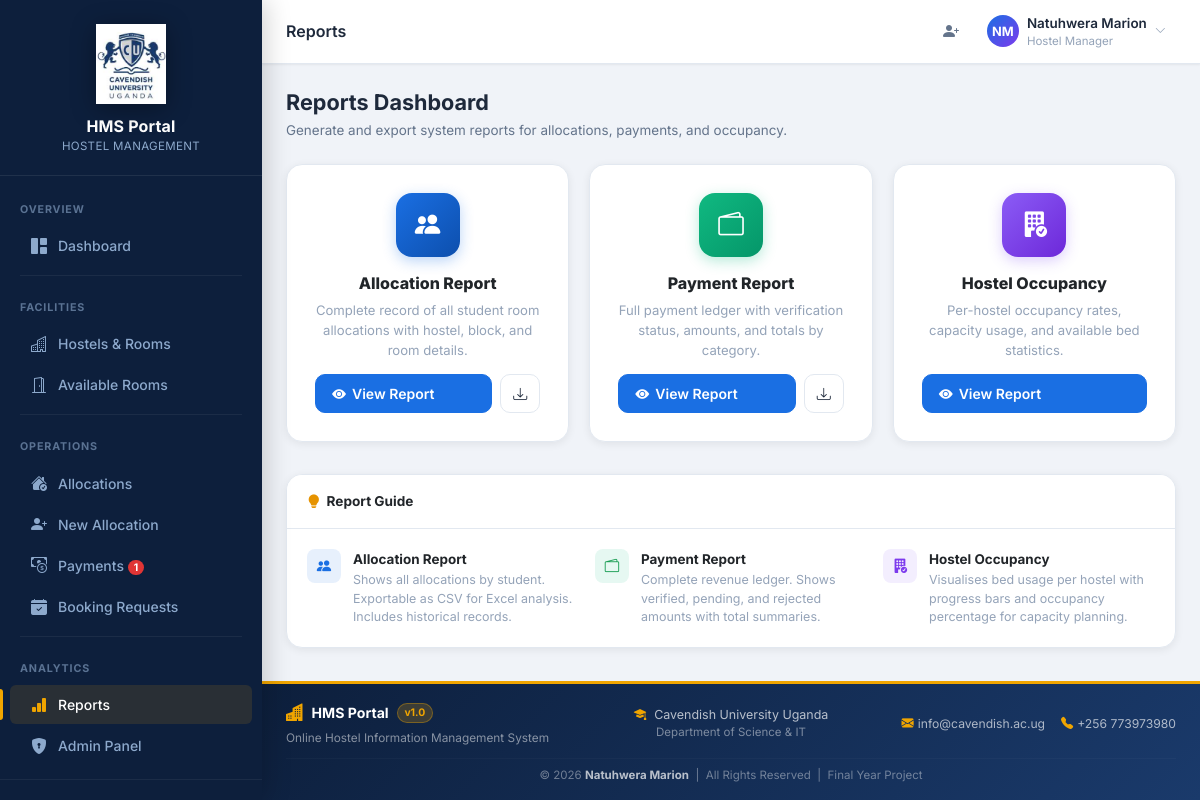
The page /reports/ (signed in) on the database its author committed.
### users/models.py (models this page shows, shortened)
class CustomUser(AbstractUser):
    is_student = models.BooleanField(default=False, help_text="Designates if user is a student")
    is_manager = models.BooleanField(default=False, help_text="Designates if user is a hostel manager/admin")
    department = models.CharField(max_length=100, blank=True, null=True)
    level = models.CharField(max_length=20, blank=True, null=True, help_text="e.g., 100, 200, 300, 400")
    phone_number = models.CharField(max_length=15, blank=True, null=True)
    student_id = models.CharField(max_length=50, unique=True, blank=True, null=True)
    date_of_birth = models.DateField(blank=True, null=True)
    gender = models.CharField(max_length=10, choices=[('Male', 'Male'), ('Female', 'Female')], blank=True, null=True)
    photo = models.ImageField(upload_to='profile_photos/', blank=True, null=True, help_text="Profile photo")
    class Meta:
        verbose_name = "User"
        verbose_name_plural = "Users"

### reports/views.py (the view)
# urls.py: path('', views.reports_dashboard, name='reports_dashboard'),
@login_required
@manager_required
def reports_dashboard(request):
    return render(request, 'reports/reports_dashboard.html')

### users/context_processors.py (called while the page is built)
def sidebar_counts(request):
    if not request.user.is_authenticated:
        return {}
    if not (request.user.is_manager or request.user.is_staff):
        return {}
    from payments.models import Payment
    from allocations.models import BookingRequest
    return {
        'pending_payments_count': Payment.objects.filter(status='pending').count(),
        'pending_booking_requests_count': BookingRequest.objects.filter(status='pending').count(),
    }

### templates/reports/reports_dashboard.html (shortened to what this page needs)
{% extends 'base.html' %}
{% block breadcrumb %}Reports{% endblock %}
{% block content %}
<div class="page-header animate-in">
  <div>
    <h2>Reports Dashboard</h2>
    <p>Generate and export system reports for allocations, payments, and occupancy.</p>
  </div>
</div>
<div style="display:grid;grid-template-columns:repeat(auto-fill,minmax(280px,1fr));gap:20px;margin-bottom:32px;">
  <div class="card animate-in" style="animation-delay:0ms;">
    <div style="padding:28px;display:flex;flex-direction:column;align-items:center;text-align:center;gap:14px;">
      <div style="width:64px;height:64px;border-radius:16px;background:linear-gradient(135deg,#1a6fe3,#0d4fad);display:flex;align-items:center;justify-content:center;box-shadow:0 4px 14px rgba(26,111,227,.3);">
        <i class="bi bi-people-fill" style="font-size:1.6rem;color:#fff;"></i>
      </div>
      <div>
        <div style="font-weight:800;font-size:1rem;margin-bottom:6px;">Allocation Report</div>
        <div style="font-size:.82rem;color:var(--text-3);line-height:1.5;">Complete record of all student room allocations with hostel, block, and room details.</div>
      </div>
      <div style="display:flex;gap:8px;width:100%;">
        <a href="{% url 'allocation_report' %}" class="btn btn-primary" style="flex:1;">
          <i class="bi bi-eye-fill"></i> View Report
        </a>
        <a href="{% url 'allocation_report' %}?format=csv" class="btn btn-outline" style="padding:8px 12px;" title="Export CSV">
          <i class="bi bi-download"></i>
        </a>
      </div>
    </div>
  </div>
  <div class="card animate-in" style="animation-delay:80ms;">
    <div style="padding:28px;display:flex;flex-direction:column;align-items:center;text-align:center;gap:14px;">
      <div style="width:64px;height:64px;border-radius:16px;background:linear-gradient(135deg,#10b981,#059669);display:flex;align-items:center;justify-content:center;box-shadow:0 4px 14px rgba(16,185,129,.3);">
        <i class="bi bi-wallet2" style="font-size:1.6rem;color:#fff;"></i>
      </div>
      <div>
        <div style="font-weight:800;font-size:1rem;margin-bottom:6px;">Payment Report</div>
        <div style="font-size:.82rem;color:var(--text-3);line-height:1.5;">Full payment ledger with verification status, amounts, and totals by category.</div>
      </div>
      <div style="display:flex;gap:8px;width:100%;">
        <a href="{% url 'payment_report' %}" class="btn btn-primary" style="flex:1;">
          <i class="bi bi-eye-fill"></i> View Report
        </a>
        <a href="{% url 'payment_report' %}?format=csv" class="btn btn-outline" style="padding:8px 12px;" title="Export CSV">
          <i class="bi bi-download"></i>
        </a>
      </div>
    </div>
  </div>
  <div class="card animate-in" style="animation-delay:160ms;">
    <div style="padding:28px;display:flex;flex-direction:column;align-items:center;text-align:center;gap:14px;">
      <div style="width:64px;height:64px;border-radius:16px;background:linear-gradient(135deg,#8b5cf6,#6d28d9);display:flex;align-items:center;justify-content:center;box-shadow:0 4px 14px rgba(139,92,246,.3);">
        <i class="bi bi-building-fill-check" style="font-size:1.6rem;color:#fff;"></i>
      </div>
      <div>
        <div style="font-weight:800;font-size:1rem;margin-bottom:6px;">Hostel Occupancy</div>
        <div style="font-size:.82rem;color:var(--text-3);line-height:1.5;">Per-hostel occupancy rates, capacity usage, and available bed statistics.</div>
      </div>
      <div style="display:flex;gap:8px;width:100%;">
        <a href="{% url 'hostel_occupancy_report' %}" class="btn btn-primary" style="flex:1;">
          <i class="bi bi-eye-fill"></i> View Report
        </a>
      </div>
    </div>
  </div>
</div>
<div class="card animate-in" style="animation-delay:240ms;">
  <div class="card-header">
    <span style="font-weight:700;font-size:.85rem;"><i class="bi bi-lightbulb-fill" style="color:var(--warning);margin-right:6px;"></i>Report Guide</span>
  </div>
  <div class="card-body">
    <div style="display:grid;grid-template-columns:repeat(auto-fill,minmax(240px,1fr));gap:16px;">
      <div style="display:flex;gap:12px;">
        <div style="width:34px;height:34px;border-radius:8px;background:rgba(26,111,227,.1);display:flex;align-items:center;justify-content:center;flex-shrink:0;">
          <i class="bi bi-people-fill" style="color:var(--primary);font-size:.9rem;"></i>
        </div>
        <div>
          <div style="font-weight:700;font-size:.84rem;margin-bottom:2px;">Allocation Report</div>
          <div style="font-size:.78rem;color:var(--text-3);line-height:1.5;">Shows all allocations by student. Exportable as CSV for Excel analysis. Includes historical records.</div>
        </div>
      </div>
      <div style="display:flex;gap:12px;">
        <div style="width:34px;height:34px;border-radius:8px;background:rgba(16,185,129,.1);display:flex;align-items:center;justify-content:center;flex-shrink:0;">
          <i class="bi bi-wallet2" style="color:var(--success);font-size:.9rem;"></i>
        </div>
        <div>
          <div style="font-weight:700;font-size:.84rem;margin-bottom:2px;">Payment Report</div>
          <div style="font-size:.78rem;color:var(--text-3);line-height:1.5;">Complete revenue ledger. Shows verified, pending, and rejected amounts with total summaries.</div>
        </div>
      </div>
      <div style="display:flex;gap:12px;">
        <div style="width:34px;height:34px;border-radius:8px;background:rgba(139,92,246,.1);display:flex;align-items:center;justify-content:center;flex-shrink:0;">
          <i class="bi bi-building-fill-check" style="color:var(--purple);font-size:.9rem;"></i>
        </div>
        <div>
          <div style="font-weight:700;font-size:.84rem;margin-bottom:2px;">Hostel Occupancy</div>
          <div style="font-size:.78rem;color:var(--text-3);line-height:1.5;">Visualises bed usage per hostel with progress bars and occupancy percentage for capacity planning.</div>
        </div>
      </div>
    </div>
  </div>
</div>
{% endblock %}

### templates/base.html (shortened to what this page needs)
{% load static %}
<!DOCTYPE html>
<html lang="en">
<head>
  <link href="https://cdn.jsdelivr.net/npm/bootstrap@5.3.2/dist/css/bootstrap.min.css" rel="stylesheet">
  <link href="https://cdn.jsdelivr.net/npm/bootstrap-icons@1.11.3/font/bootstrap-icons.min.css" rel="stylesheet">
  <link href="{% static 'css/style.css' %}" rel="stylesheet">
</head>
<body>
{% if user.is_authenticated %}
<div class="app-layout">
  <aside class="sidebar" id="sidebar">
    <div class="sb-brand" style="flex-direction:column;align-items:center;text-align:center;padding:24px 16px 20px;gap:10px;">
      <img src="{% static 'images/logo.png' %}" alt="HMS Logo"
           style="width:100%;max-width:160px;height:80px;object-fit:contain;filter:drop-shadow(0 4px 12px rgba(0,0,0,.35));">
      <div class="sb-brand-text">
        <span class="sb-brand-name" style="font-size:1rem;">HMS Portal</span>
        <span class="sb-brand-sub">Hostel Management</span>
      </div>
    </div>
    <nav class="sb-nav">
      {% if user.is_manager or user.is_staff %}
      <div class="sb-section-title">Overview</div>
      <a href="{% url 'admin_dashboard' %}"
         class="sb-link {% if request.resolver_match.url_name == 'admin_dashboard' %}active{% endif %}">
        <i class="bi bi-grid-1x2-fill sb-icon"></i>
        <span>Dashboard</span>
      </a>
      <div class="sb-divider"></div>
      <div class="sb-section-title">Facilities</div>
      <a href="{% url 'hostel_list' %}"
         class="sb-link {% if 'hostel' in request.resolver_match.url_name %}active{% endif %}">
        <i class="bi bi-buildings sb-icon"></i>
        <span>Hostels &amp; Rooms</span>
      </a>
      <a href="{% url 'available_rooms' %}"
         class="sb-link {% if request.resolver_match.url_name == 'available_rooms' %}active{% endif %}">
        <i class="bi bi-door-open sb-icon"></i>
        <span>Available Rooms</span>
      </a>
      <div class="sb-divider"></div>
      <div class="sb-section-title">Operations</div>
      <a href="{% url 'allocation_list' %}"
         class="sb-link {% if request.resolver_match.url_name == 'allocation_list' %}active{% endif %}">
        <i class="bi bi-house-check-fill sb-icon"></i>
        <span>Allocations</span>
      </a>
      <a href="{% url 'create_allocation' %}"
         class="sb-link {% if request.resolver_match.url_name == 'create_allocation' %}active{% endif %}">
        <i class="bi bi-person-plus-fill sb-icon"></i>
        <span>New Allocation</span>
      </a>
      <a href="{% url 'payment_list' %}"
         class="sb-link {% if request.resolver_match.url_name == 'payment_list' %}active{% endif %}">
        <i class="bi bi-cash-coin sb-icon"></i>
        <span>Payments
          {% if pending_payments_count and pending_payments_count > 0 %}
            <span class="sb-badge">{{ pending_payments_count }}</span>
          {% endif %}
        </span>
      </a>
      <a href="{% url 'booking_requests_admin' %}"
         class="sb-link {% if request.resolver_match.url_name == 'booking_requests_admin' %}active{% endif %}">
        <i class="bi bi-calendar-check-fill sb-icon"></i>
        <span>Booking Requests
        </span>
      </a>
      <div class="sb-divider"></div>
      <div class="sb-section-title">Analytics</div>
      <a href="{% url 'reports_dashboard' %}"
         class="sb-link {% if 'report' in request.resolver_match.url_name %}active{% endif %}">
        <i class="bi bi-bar-chart-fill sb-icon"></i>
        <span>Reports</span>
      </a>
      <a href="/admin/" class="sb-link">
        <i class="bi bi-shield-lock-fill sb-icon"></i>
        <span>Admin Panel</span>
      </a>
      {% endif %}
    </nav>
    <div class="sb-footer">
      <div class="sb-user" style="cursor:default;">
      </div>
    </div>
  </aside>
  <div class="main-wrapper">
    <header class="topbar">
      <div>
        {% block page_title %}<span class="topbar-title">{% block breadcrumb %}Dashboard{% endblock %}</span>{% endblock %}
      </div>
      <div class="topbar-actions">
        {% if user.is_manager or user.is_staff %}
        <a href="{% url 'create_allocation' %}" class="topbar-btn" title="New Allocation">
          <i class="bi bi-person-plus-fill"></i>
        </a>
        {% endif %}
        <div class="dropdown">
          <div class="topbar-user" data-bs-toggle="dropdown" aria-expanded="false" style="cursor:pointer;">
            {% if user.photo %}
            <img src="{{ user.photo.url }}" alt="photo"
                 style="width:36px;height:36px;border-radius:50%;object-fit:cover;flex-shrink:0;">
            {% else %}
            <div class="topbar-avatar">{{ user.get_full_name|slice:":1"|upper }}{{ user.last_name|slice:":1"|upper }}</div>
            {% endif %}
            <div class="d-none d-md-block">
              <div class="topbar-username">{{ user.get_full_name|default:user.username }}</div>
              <div class="topbar-role">
                {% if user.is_manager or user.is_staff %}Hostel Manager{% else %}Student{% endif %}
              </div>
            </div>
            <i class="bi bi-chevron-down d-none d-md-block" style="font-size:.7rem;color:var(--text-3);"></i>
          </div>
        </div>
      </div>
    </header>
    <main class="content-area">
      {% block content %}{% endblock %}
    </main>
    <footer style="background:linear-gradient(135deg,#0d1f3c 0%,#1a3a6b 100%);color:#fff;border-top:3px solid #f0a500;">
      <div class="container-fluid px-4 py-3">
        <div class="row align-items-center gy-2 text-center text-md-start">
          <div class="col-md-4">
            <div class="d-flex align-items-center gap-2 justify-content-center justify-content-md-start">
              <i class="bi bi-buildings-fill" style="color:#f0a500;font-size:1.1rem;"></i>
              <span class="fw-bold" style="font-size:.88rem;">HMS Portal</span>
              <span class="badge rounded-pill" style="background:rgba(240,165,0,.2);color:#f0a500;font-size:.65rem;border:1px solid rgba(240,165,0,.35);">v1.0</span>
            </div>
            <div class="mt-1" style="font-size:.74rem;color:rgba(255,255,255,.5);">Online Hostel Information Management System</div>
          </div>
          <div class="col-md-4 text-center">
            <div class="d-flex align-items-center justify-content-center gap-2" style="font-size:.78rem;color:rgba(255,255,255,.7);">
              <i class="bi bi-mortarboard-fill" style="color:#f0a500;"></i>
              <span>Cavendish University Uganda</span>
            </div>
            <div style="font-size:.72rem;color:rgba(255,255,255,.45);">Department of Science &amp; IT</div>
          </div>
          <div class="col-md-4 text-md-end text-center">
            <div class="d-flex flex-wrap justify-content-center justify-content-md-end gap-3">
              <span style="font-size:.76rem;color:rgba(255,255,255,.65);">
                <i class="bi bi-envelope-fill me-1" style="color:#f0a500;"></i>info@cavendish.ac.ug
              </span>
              <span style="font-size:.76rem;color:rgba(255,255,255,.65);">
                <i class="bi bi-telephone-fill me-1" style="color:#f0a500;"></i>+256 773973980
              </span>
            </div>
          </div>
        </div>
        <hr style="border-color:rgba(255,255,255,.1);margin:10px 0 8px;">
        <p class="text-center mb-0" style="font-size:.72rem;color:rgba(255,255,255,.4);">
          &copy; 2026 <strong style="color:rgba(255,255,255,.7);">Natuhwera Marion</strong> &nbsp;|&nbsp; All Rights Reserved &nbsp;|&nbsp; Final Year Project
        </p>
      </div>
    </footer>
  </div>
</div>
{% endif %}
</body>
</html>

### rows shown on the page
CustomUser: get_full_name "N", last_name "M", get_full_name "Natuhwera Marion"

### other values the page prints
{{ pending_payments_count }} "1"
